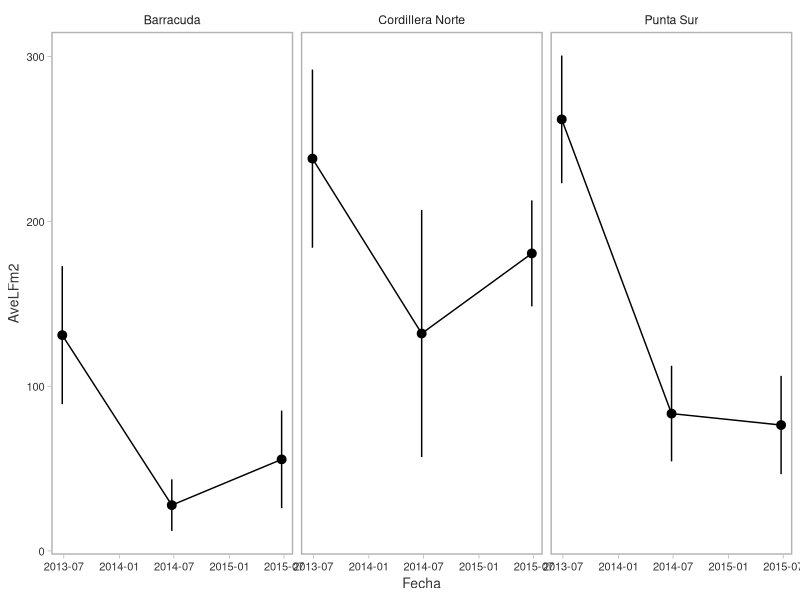

This figure's R source:
## ---- chunk 1
#knitr::opts_chunk$set(echo = FALSE)
#code_folding: hide
## ---- chunk 2
rm(list = ls())

#load
#library(plyr)
#library(tidyr)
library(reshape2)
library(dplyr)
library(ggplot2)
library(zoo)

#A custom theme for ggplot####
theme_gg <- function(base_size = 11, base_family = "") {
  theme_light() +
    theme(
      panel.grid.major = element_blank(),
      panel.grid.minor = element_blank(),
      strip.background = element_rect(fill = NA, colour = NA),
      strip.text.x = element_text(colour = "grey10"),
      axis.text = element_text(colour = "grey20",size=8),
      axis.title = element_text(colour = "grey20",size=10),
      legend.title = element_text(colour = "grey20", size = rel(1.2)),
      panel.border = element_rect(fill = NA, colour = "grey70", size = 1),
      legend.key.size = unit(0.8, "lines"),
      legend.text = element_text(size = rel(1), colour = "grey20"),
      legend.key = element_rect(colour = NA)
    )
}
## ---- chunk 3
#Read and manipulate data####
d_surveys <- read.table("data/LF_Cozumel.csv",sep=",", header=T)
not <- cbind("Cocales Bajito", "Las Brisas")
d_surveys <- dplyr::filter(d_surveys, ! Sitio %in% not)

d_surveys <- d_surveys %>%  filter(!grepl("...Nov...",Fecha))

d_surveys$TL[is.na(d_surveys$TL)] <- 0

d_sur_melt <- reshape2::melt(d_surveys, id.vars = c("Fecha","Profundidad","Lat","Long","Ubicacion",
                                                  "Sitio","Area","Transecto"),
                    variable.name = "LF", value.name = "TL",na.rm = T)

d_sur_melt$TL[d_sur_melt$TL>0] <- 1

d_absLF <- summarise(group_by(d_sur_melt,Fecha,Lat,Long,Ubicacion,Sitio,Transecto),
                             Abund = (sum(TL)))

d_densLF <- merge(summarise(group_by(d_absLF,Fecha,Lat,Long,Ubicacion,Sitio),
                             AveLFm2 = (mean(Abund))/0.012),
                  summarise(group_by(d_absLF,Fecha,Lat,Long,Ubicacion,Sitio),
                             SDLFm2 = (sd(Abund))/0.012))

d_densLF <- mutate(d_densLF, SELFm2 = SDLFm2/(sqrt(12)))

d_densLF$Fecha <- as.Date(d_densLF$Fecha, "%d-%b-%y")

## ---- chunk 4
#LF in Cozumel
ggplot(data=d_densLF, aes(x=Fecha, y=AveLFm2)) +
    geom_line() + facet_wrap(c("Sitio")) +
    geom_point() +
    geom_pointrange((aes(ymin=AveLFm2-SELFm2, ymax=AveLFm2+SELFm2))) +
  theme_gg()

